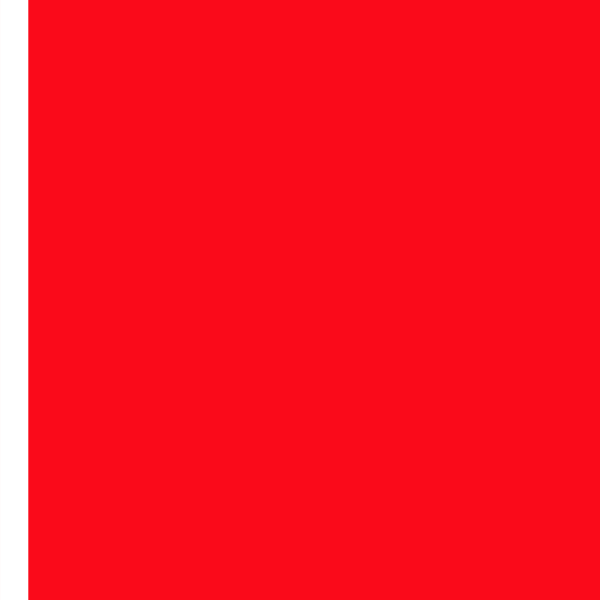
Frame 1 (no input)
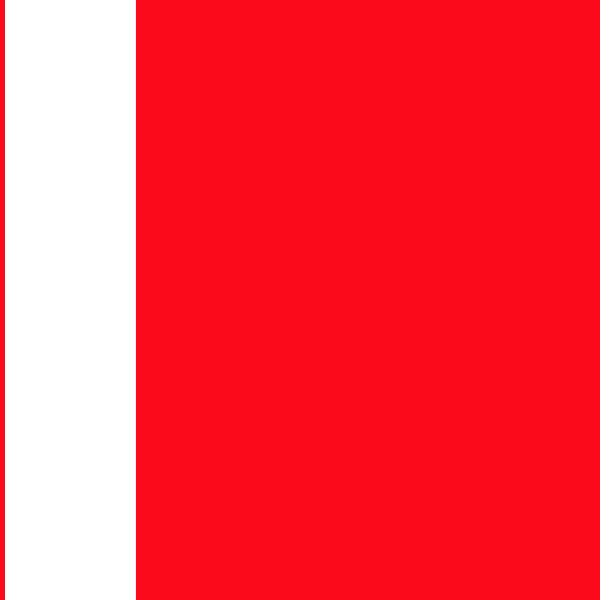
Frame 60 (the mouse pressed at the canvas centre just before this capture)
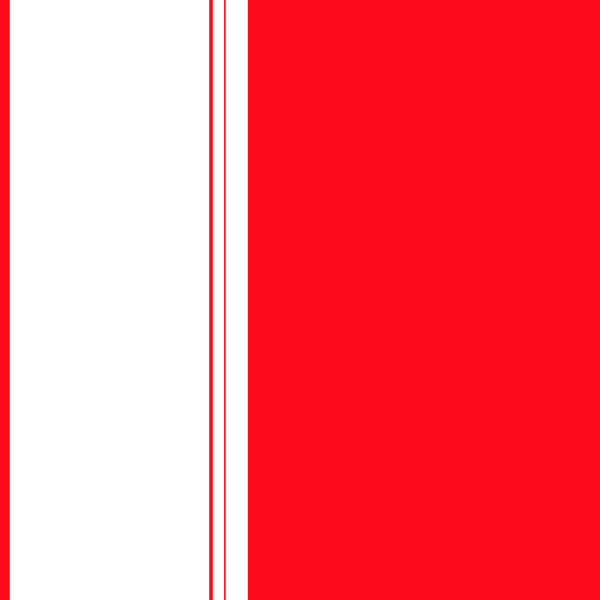
Frame 120 (the mouse held since frame 60 and released just before this capture)

The Processing sketch that drew these frames (run headless with seeded random() and noise(); from frame 60 on, the mouse is pressed at the canvas centre):

// Processing sketch: processing_175893
// ── processing_175893.pde

Lines[] candycane = new Lines[60];
 
void setup() {
  size(600, 600);
  smooth(); 
  noStroke(); 
 // stroke(random (0, 255), random (0, 255), random (0, 255), 50 );
 
  for (int i=0; i<candycane.length; i++) {
 
   candycane[i] = new Lines(i*.05, color(255));
  }
}
 
void draw() {
 
  background(250, 10,  26);
  for (int i=0; i<candycane.length; i++) {
 
    candycane[i].update();
    candycane[i].drawLines();
  }
}
 
 
class Lines
{
 
  float x;
  float w;
  float xover;
  color c;
 
 
 
  
  Lines(float xpos, color col) 
  {
 
    x = xpos;
    w = random(5, 25);
    c = col;
    xover = random(.05, 2);
     
   
  } 
 
  void update() {
    x+=xover;
    if (x>width) {
      x = -w;
    }
  }
  void drawLines() 
  {
    rect(x, 0, w, height);
  }
   }
